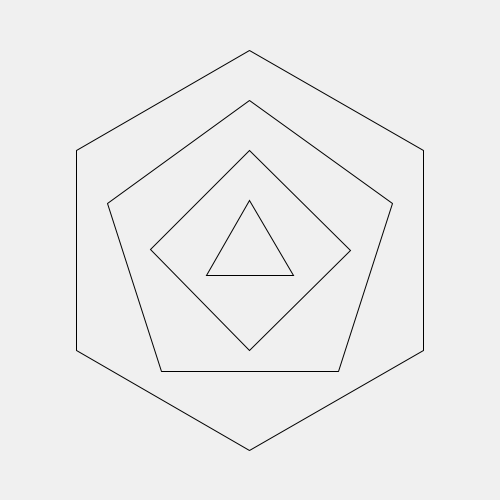
Frame 1 (no input)
Frame 60 (the mouse pressed at the canvas centre just before this capture): identical to frame 1, image omitted
Frame 120 (the mouse held since frame 60 and released just before this capture): identical to frame 1, image omitted

The Processing sketch that drew this single still picture (run headless with seeded random() and noise(); from frame 60 on, the mouse is pressed at the canvas centre):

// Processing sketch: lines
// ── lines.pde
void setup() {
  size(500, 500);
}

void draw() {
  background(240);
  
  translate((width / 2), (height / 2));
  
  float radiusStep = 50;
  float radius;
  
  for(int d = 3; d <= 6; d++) {
    radius = (radiusStep * (d - 2));
    
    float degreeStep = (360 / d);
    
    float a, px, py;
    
    push();
    beginShape();
    noFill();
    
    for(int i = 0; i < d; i++) {
      a = ((degreeStep * i) - 90);
      px = (radius * cos(radians(a)));
      py = (radius * sin(radians(a)));
      
      vertex(px, py);
    }
    
    endShape(CLOSE);
    pop();
  }
}

void push() {
  pushStyle();
  pushMatrix();
}

void pop() {
  popMatrix();
  popStyle();
}
